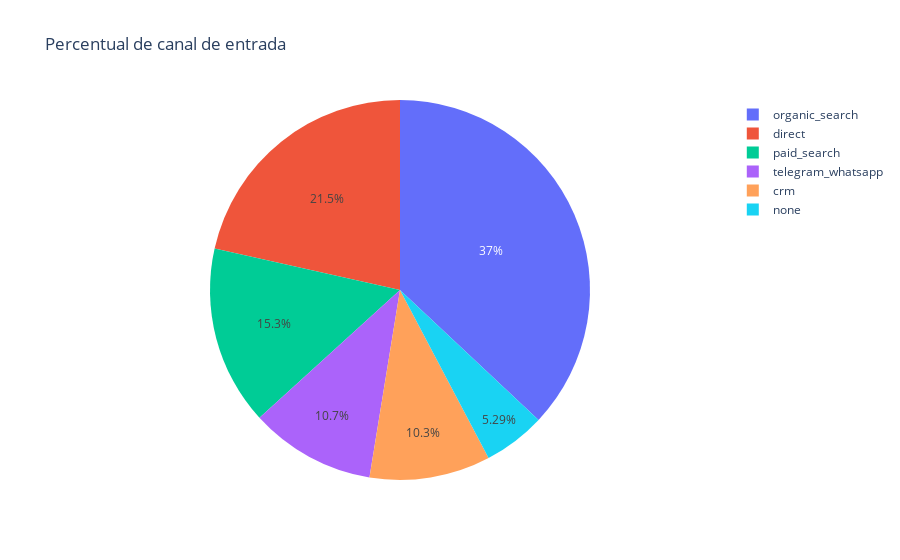

Notebook cell for this chart:
### Code cell
import plotly.express as px

# Calcula a contagem de cada fonte de marketing
marketing_source_count = df['marketing_source'].value_counts()

# Cria um gráfico de pizza
fig = px.pie(names=marketing_source_count.index, values=marketing_source_count, 
             title="Percentual de canal de entrada")

# Mostre o gráfico
fig.show()

### Figure 1 — Plotly figure (JSON) as saved in the notebook; plotly's stock layout.template omitted (floating-point values rounded to 4 significant figures)
{"data": [{"domain": {"x": [0, 1], "y": [0, 1]}, "hovertemplate": "label=%{label}<br>value=%{value}<extra></extra>", "labels": ["organic_search", "direct", "paid_search", "telegram_whatsapp", "crm", "none"], "legendgroup": "", "name": "", "showlegend": true, "type": "pie", "values": [3699, 2149, 1526, 1068, 1029, 529]}], "layout": {"legend": {"tracegroupgap": 0}, "title": {"text": "Percentual de canal de entrada"}}}
